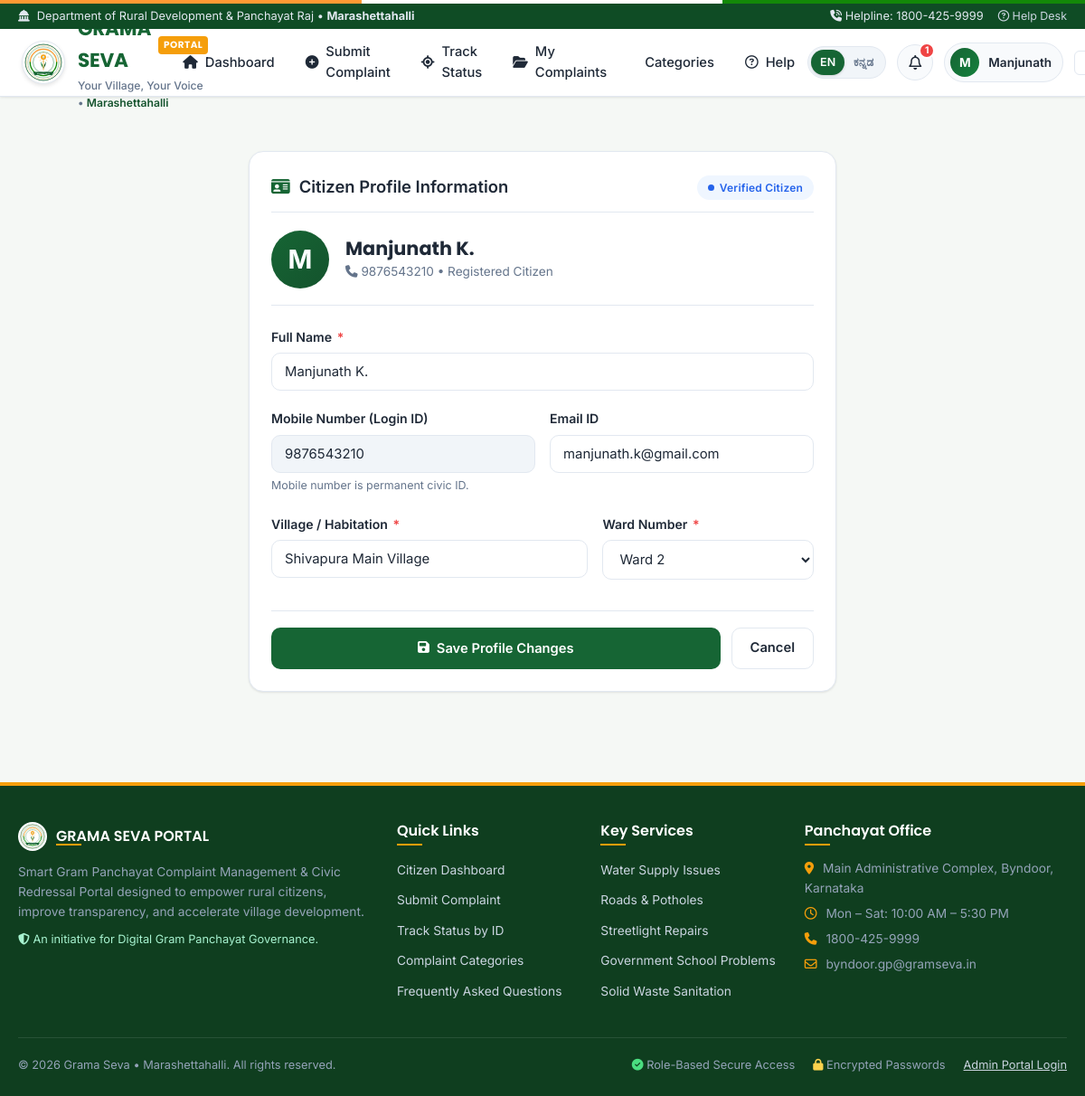
Screenshot of /profile (signed in) with the database file from the repository.
### tables this page shows
CREATE TABLE panchayat_settings (
        id INTEGER PRIMARY KEY,
        panchayat_name TEXT NOT NULL,
        panchayat_name_kn TEXT NOT NULL,
        district TEXT NOT NULL,
        taluk TEXT NOT NULL,
        state TEXT NOT NULL DEFAULT 'Karnataka',
        helpline TEXT NOT NULL,
        office_address TEXT NOT NULL,
        contact_email TEXT NOT NULL,
        villages_list TEXT NOT NULL,
        updated_at DATETIME DEFAULT CURRENT_TIMESTAMP
    );

CREATE TABLE users (
        id INTEGER PRIMARY KEY AUTOINCREMENT,
        full_name TEXT NOT NULL,
        username TEXT UNIQUE NOT NULL,
        mobile TEXT NOT NULL,
        email TEXT,
        village TEXT NOT NULL,
        ward_no TEXT NOT NULL,
        password_hash TEXT NOT NULL,
        role TEXT NOT NULL DEFAULT 'citizen', -- 'citizen', 'admin'
        created_at DATETIME DEFAULT CURRENT_TIMESTAMP
    );

### app.py (the view, shortened to what this page needs)
@app.route('/profile', methods=['GET', 'POST'])
@login_required
def profile():
    return render_template('profile.html')

### app.py (called while the page is built)
@app.before_request
def load_logged_in_user():
    user_id = session.get('user_id')
    if user_id is None:
        g.user = None
        g.unread_notifications_count = 0
    else:
        conn = get_db_connection()
        user = conn.execute("SELECT * FROM users WHERE id = ?", (user_id,)).fetchone()
        g.user = user
        if user:
            unread = conn.execute(
                "SELECT COUNT(*) as count FROM notifications WHERE user_id = ? AND is_read = 0",
                (user_id,)
            ).fetchone()
            g.unread_notifications_count = unread['count'] if unread else 0
        else:
            g.unread_notifications_count = 0
        conn.close()
    if 'lang' not in session:
        session['lang'] = 'en'
    g.lang = session['lang']

@app.context_processor
def inject_global_data():
    conn = get_db_connection()
    categories = conn.execute("SELECT * FROM categories ORDER BY id ASC").fetchall()
    departments = conn.execute("SELECT * FROM departments ORDER BY id ASC").fetchall()
    conn.close()
    gp_settings = get_panchayat_settings()
    villages = [v.strip() for v in gp_settings['villages_list'].split(',') if v.strip()]
    return {
        'now': datetime.now(),
        'all_categories': categories,
        'all_departments': departments,
        'current_lang': session.get('lang', 'en'),
        'gp': gp_settings,
        'villages': villages
    }

def login_required(f):
    @wraps(f)
    def decorated_function(*args, **kwargs):
        if g.user is None:
            flash("Please log in to access this page.", "warning")
            return redirect(url_for('login', next=request.url))
        return f(*args, **kwargs)
    return decorated_function

### database.py (called while the page is built, shortened)
def get_db_connection():
    conn = sqlite3.connect(DB_PATH)
    conn.row_factory = sqlite3.Row
    conn.execute("PRAGMA foreign_keys = ON")
    return conn

def get_panchayat_settings():
    conn = get_db_connection()
    settings = conn.execute("SELECT * FROM panchayat_settings WHERE id = 1").fetchone()
    conn.close()
    return settings

### templates/profile.html (shortened to what this page needs)
{% extends 'base.html' %}
{% block content %}
<div style="max-width: 650px; margin: 20px auto 40px;">
  <div class="civic-card">
    <div class="civic-card-header">
      <div class="civic-card-title">
        <i class="fa-solid fa-id-card" style="color: var(--primary);"></i>
        Citizen Profile Information
      </div>
      <span class="status-pill status-submitted" style="font-size: 0.75rem;">Verified Citizen</span>
    </div>
    <div style="display: flex; align-items: center; gap: 18px; margin-bottom: 24px; padding-bottom: 18px; border-bottom: 1px solid var(--border-color);">
      <div style="width: 64px; height: 64px; border-radius: 50%; background: linear-gradient(135deg, var(--primary), var(--primary-hover)); color: #fff; display: flex; align-items: center; justify-content: center; font-size: 1.8rem; font-weight: 700;">
        {{ g.user['full_name'][0] }}
      </div>
      <div>
        <h2 style="font-size: 1.3rem; font-weight: 700; color: var(--text-main); margin: 0;">{{ g.user['full_name'] }}</h2>
        <div style="color: var(--text-muted); font-size: 0.85rem; margin-top: 2px;">
          <i class="fa-solid fa-phone"></i> {{ g.user['mobile'] }} • Registered Citizen
        </div>
      </div>
    </div>
    <form action="{{ url_for('profile') }}" method="POST">
      <div class="form-group">
        <label class="form-label">Full Name <span class="required-star">*</span></label>
        <input type="text" name="full_name" class="form-control" value="{{ g.user['full_name'] }}" required>
      </div>
      <div style="display: grid; grid-template-columns: 1fr 1fr; gap: 16px;">
        <div class="form-group">
          <label class="form-label">Mobile Number (Login ID)</label>
          <input type="text" class="form-control" value="{{ g.user['mobile'] }}" readonly style="background-color: #f1f5f9; cursor: not-allowed;">
          <span class="form-hint">Mobile number is permanent civic ID.</span>
        </div>
        <div class="form-group">
          <label class="form-label">Email ID</label>
          <input type="email" name="email" class="form-control" value="{{ g.user['email'] or '' }}" placeholder="name@domain.com">
        </div>
      </div>
      <div style="display: grid; grid-template-columns: 1.2fr 0.8fr; gap: 16px;">
        <div class="form-group">
          <label class="form-label">Village / Habitation <span class="required-star">*</span></label>
          <input type="text" name="village" class="form-control" value="{{ g.user['village'] }}" required>
        </div>
        <div class="form-group">
          <label class="form-label">Ward Number <span class="required-star">*</span></label>
          <select name="ward_no" class="form-select" required>
            <option value="Ward 2" {% if g.user['ward_no'] == 'Ward 2' %}selected{% endif %}>Ward 2</option>
          </select>
        </div>
      </div>
      <div style="display: flex; gap: 12px; margin-top: 14px; border-top: 1px solid var(--border-color); padding-top: 18px;">
        <button type="submit" class="btn btn-primary" style="flex: 1;">
          <i class="fa-solid fa-floppy-disk"></i> Save Profile Changes
        </button>
        <a href="{{ url_for('dashboard') }}" class="btn btn-outline">Cancel</a>
      </div>
    </form>
  </div>
</div>
{% endblock %}

### templates/base.html (shortened to what this page needs)
<!DOCTYPE html>
<html lang="{{ current_lang }}">
<head>
  <link rel="stylesheet" href="https://cdnjs.cloudflare.com/ajax/libs/font-awesome/6.5.1/css/all.min.css">
  <link rel="stylesheet" href="{{ url_for('static', filename='css/style.css') }}">
  <link rel="stylesheet" href="{{ url_for('static', filename='css/dashboard.css') }}">
  <link rel="stylesheet" href="{{ url_for('static', filename='css/responsive.css') }}">
</head>
<body>
  <div class="gov-header-band">
    <div class="gov-title">
      <i class="fa-solid fa-landmark-dome"></i>
      <span>Department of Rural Development & Panchayat Raj • <strong>{{ gp.panchayat_name }}</strong></span>
    </div>
    <div class="quick-links">
      <span><i class="fa-solid fa-phone-volume"></i> Helpline: {{ gp.helpline }}</span>
      <a href="{{ url_for('help_support') }}"><i class="fa-regular fa-circle-question"></i> Help Desk</a>
    </div>
  </div>
  <nav class="main-navbar">
    <div class="navbar-container">
      <a href="{{ url_for('home') }}" class="brand-wrapper">
        <img src="{{ url_for('static', filename='images/emblem.svg') }}" alt="Grama Seva Emblem" class="brand-emblem">
        <div class="brand-text">
          <div class="brand-title">
            <span>GRAMA SEVA</span>
            <span class="badge-beta">PORTAL</span>
          </div>
          <div class="brand-subtitle">
            {% if current_lang == 'kn' %}
              <span>{{ gp.panchayat_name_kn }} • {{ gp.district }}</span>
            {% else %}
              <span>Your Village, Your Voice • <span class="panchayat-name">{{ gp.panchayat_name }}</span></span>
            {% endif %}
          </div>
        </div>
      </a>
      <ul class="nav-links">
        {% if g.user and g.user['role'] == 'admin' %}
          <li class="nav-item {% if request.path.startswith('/admin/dashboard') %}active{% endif %}">
            <a href="{{ url_for('admin_dashboard') }}" class="nav-link"><i class="fa-solid fa-chart-pie"></i> Admin Overview</a>
          </li>
          <li class="nav-item {% if request.path == '/admin/complaints' %}active{% endif %}">
            <a href="{{ url_for('admin_complaints') }}" class="nav-link"><i class="fa-solid fa-list-check"></i> Manage Complaints</a>
          </li>
          <li class="nav-item {% if request.path == '/admin/reports' %}active{% endif %}">
            <a href="{{ url_for('admin_reports') }}" class="nav-link"><i class="fa-solid fa-file-chart-column"></i> Analytics</a>
          </li>
          <li class="nav-item {% if request.path == '/admin/departments' %}active{% endif %}">
            <a href="{{ url_for('admin_departments') }}" class="nav-link"><i class="fa-solid fa-sitemap"></i> Departments</a>
          </li>
          <li class="nav-item {% if request.path == '/admin/settings' %}active{% endif %}">
            <a href="{{ url_for('admin_settings') }}" class="nav-link"><i class="fa-solid fa-gear"></i> Settings</a>
          </li>
        {% elif g.user %}
          <li class="nav-item {% if request.path == '/dashboard' %}active{% endif %}">
            <a href="{{ url_for('dashboard') }}" class="nav-link"><i class="fa-solid fa-house"></i> {% if current_lang == 'kn' %}ಡ್ಯಾಶ್‌ಬೋರ್ಡ್{% else %}Dashboard{% endif %}</a>
          </li>
          <li class="nav-item {% if request.path == '/submit-complaint' %}active{% endif %}">
            <a href="{{ url_for('submit_complaint') }}" class="nav-link"><i class="fa-solid fa-circle-plus"></i> {% if current_lang == 'kn' %}ದೂರು ಸಲ್ಲಿಸಿ{% else %}Submit Complaint{% endif %}</a>
          </li>
          <li class="nav-item {% if request.path.startswith('/track') %}active{% endif %}">
            <a href="{{ url_for('track') }}" class="nav-link"><i class="fa-solid fa-location-crosshairs"></i> {% if current_lang == 'kn' %}ಟ್ರ್ಯಾಕ್ ಮಾಡಿ{% else %}Track Status{% endif %}</a>
          </li>
          <li class="nav-item {% if request.path == '/my-complaints' %}active{% endif %}">
            <a href="{{ url_for('my_complaints') }}" class="nav-link"><i class="fa-solid fa-folder-open"></i> {% if current_lang == 'kn' %}ನನ್ನ ದೂರುಗಳು{% else %}My Complaints{% endif %}</a>
          </li>
          <li class="nav-item {% if request.path == '/categories' %}active{% endif %}">
            <a href="{{ url_for('categories') }}" class="nav-link"> {% if current_lang == 'kn' %}ವಿಭಾಗಗಳು{% else %}Categories{% endif %}</a>
          </li>
          <li class="nav-item {% if request.path == '/help' %}active{% endif %}">
            <a href="{{ url_for('help_support') }}" class="nav-link"><i class="fa-regular fa-circle-question"></i> {% if current_lang == 'kn' %}ಸಹಾಯ{% else %}Help{% endif %}</a>
          </li>
        {% endif %}
      </ul>
      <div class="nav-actions">
        <div class="lang-toggle" title="Switch Language / ಭಾಷೆ ಬದಲಾಯಿಸಿ">
          <a href="{{ url_for('set_language', lang='en') }}" class="lang-btn {% if current_lang == 'en' %}active{% endif %}">EN</a>
          <a href="{{ url_for('set_language', lang='kn') }}" class="lang-btn {% if current_lang == 'kn' %}active{% endif %}">ಕನ್ನಡ</a>
        </div>
        {% if g.user %}
          <a href="{{ url_for('notifications') }}" class="notif-bell-btn" title="View Notifications">
            <i class="fa-regular fa-bell"></i>
            {% if g.unread_notifications_count > 0 %}
              <span class="notif-badge">{{ g.unread_notifications_count }}</span>
            {% endif %}
          </a>
          <a href="{{ url_for('profile') }}" class="user-pill" title="View Profile">
            <div class="user-avatar">
              {{ g.user['full_name'][0] }}
            </div>
            <span class="user-name-label">{{ g.user['full_name'].split(' ')[0] }}</span>
          </a>
          <a href="{{ url_for('logout') }}" class="btn btn-outline btn-sm" title="Logout">
          </a>
        {% else %}
          <a href="{{ url_for('login') }}" class="btn btn-primary btn-sm">
            <i class="fa-solid fa-right-to-bracket"></i> Login
          </a>
        {% endif %}
      </div>
    </div>
  </nav>
  <main class="main-wrapper">
    {% block content %}{% endblock %}
  </main>
  <footer class="civic-footer">
    <div class="footer-container">
      <div class="footer-col">
        <div style="display: flex; align-items: center; gap: 10px; margin-bottom: 12px;">
          <img src="{{ url_for('static', filename='images/emblem.svg') }}" alt="Emblem" style="width: 32px; height: 32px; background: #fff; border-radius: 50%; padding: 2px;">
          <h4 style="margin: 0; padding: 0;">GRAMA SEVA PORTAL</h4>
        </div>
        <p>
          Smart Gram Panchayat Complaint Management & Civic Redressal Portal designed to empower rural citizens, improve transparency, and accelerate village development.
        </p>
        <p style="margin-top: 10px; font-size: 0.8rem; color: #a7f3d0;">
          <i class="fa-solid fa-shield-halved"></i> An initiative for Digital Gram Panchayat Governance.
        </p>
      </div>
      <div class="footer-col">
        <h4>Quick Links</h4>
        <ul class="footer-links">
          <li><a href="{{ url_for('dashboard') }}">Citizen Dashboard</a></li>
          <li><a href="{{ url_for('submit_complaint') }}">Submit Complaint</a></li>
          <li><a href="{{ url_for('track') }}">Track Status by ID</a></li>
          <li><a href="{{ url_for('categories') }}">Complaint Categories</a></li>
          <li><a href="{{ url_for('help_support') }}">Frequently Asked Questions</a></li>
        </ul>
      </div>
      <div class="footer-col">
        <h4>Key Services</h4>
        <ul class="footer-links">
          <li><a href="{{ url_for('submit_complaint', category=1) }}">Water Supply Issues</a></li>
          <li><a href="{{ url_for('submit_complaint', category=2) }}">Roads & Potholes</a></li>
          <li><a href="{{ url_for('submit_complaint', category=3) }}">Streetlight Repairs</a></li>
          <li><a href="{{ url_for('submit_complaint', category=6) }}">Government School Problems</a></li>
          <li><a href="{{ url_for('submit_complaint', category=4) }}">Solid Waste Sanitation</a></li>
        </ul>
      </div>
      <div class="footer-col">
        <h4>Panchayat Office</h4>
        <p><i class="fa-solid fa-location-dot" style="color: var(--accent-saffron); margin-right: 6px;"></i> {{ gp.office_address }}</p>
        <p style="margin-top: 6px;"><i class="fa-regular fa-clock" style="color: var(--accent-saffron); margin-right: 6px;"></i> Mon – Sat: 10:00 AM – 5:30 PM</p>
        <p style="margin-top: 6px;"><i class="fa-solid fa-phone" style="color: var(--accent-saffron); margin-right: 6px;"></i> {{ gp.helpline }}</p>
        <p style="margin-top: 6px;"><i class="fa-regular fa-envelope" style="color: var(--accent-saffron); margin-right: 6px;"></i> {{ gp.contact_email }}</p>
      </div>
    </div>
    <div class="footer-bottom">
      <div>
        © {{ now.year }} Grama Seva • {{ gp.panchayat_name }}. All rights reserved.
      </div>
      <div style="display: flex; gap: 20px;">
        <span><i class="fa-solid fa-circle-check" style="color: #4ade80;"></i> Role-Based Secure Access</span>
        <span><i class="fa-solid fa-lock" style="color: #fcd34d;"></i> Encrypted Passwords</span>
        <a href="{{ url_for('admin_login') }}" style="color: #cbd5e1; text-decoration: underline;">Admin Portal Login</a>
      </div>
    </div>
  </footer>
</body>
</html>

### rows the page displays
panchayat_settings: panchayat_name "Marashettahalli", helpline "1800-425-9999", office_address "Main Administrative Complex, Byndoor, Karnataka", contact_email "byndoor.gp@gramseva.in"
users: full_name "M", user.full_name "Manjunath", user.full_name "Manjunath K.", user.mobile "9876543210", full_name "Manjunath K.", email "manjunath.k@gmail.com", village "Shivapura Main Village", ward_no "Ward 2"

### other values shown
{{ g.unread_notifications_count }} "1"
